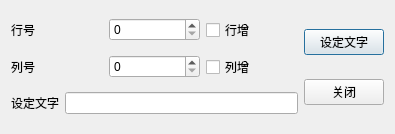
<?xml version="1.0" encoding="UTF-8"?>
<ui version="4.0">
 <class>QWDialogLocate</class>
 <widget class="QDialog" name="QWDialogLocate">
  <property name="geometry">
   <rect>
    <x>0</x>
    <y>0</y>
    <width>395</width>
    <height>134</height>
   </rect>
  </property>
  <property name="windowTitle">
   <string>Dialog</string>
  </property>
  <layout class="QHBoxLayout" name="horizontalLayout_4">
   <item>
    <layout class="QVBoxLayout" name="verticalLayout">
     <item>
      <layout class="QHBoxLayout" name="horizontalLayout">
       <item>
        <widget class="QLabel" name="label">
         <property name="text">
          <string>行号</string>
         </property>
        </widget>
       </item>
       <item>
        <widget class="QSpinBox" name="spinBox_row"/>
       </item>
       <item>
        <widget class="QCheckBox" name="checkBox_row">
         <property name="text">
          <string>行增</string>
         </property>
        </widget>
       </item>
      </layout>
     </item>
     <item>
      <layout class="QHBoxLayout" name="horizontalLayout_2">
       <item>
        <widget class="QLabel" name="label_2">
         <property name="text">
          <string>列号</string>
         </property>
        </widget>
       </item>
       <item>
        <widget class="QSpinBox" name="spinBox_column"/>
       </item>
       <item>
        <widget class="QCheckBox" name="checkBox_column">
         <property name="text">
          <string>列增</string>
         </property>
        </widget>
       </item>
      </layout>
     </item>
     <item>
      <layout class="QHBoxLayout" name="horizontalLayout_3">
       <item>
        <widget class="QLabel" name="label_3">
         <property name="text">
          <string>设定文字</string>
         </property>
        </widget>
       </item>
       <item>
        <widget class="QLineEdit" name="lineEdit"/>
       </item>
      </layout>
     </item>
    </layout>
   </item>
   <item>
    <layout class="QVBoxLayout" name="verticalLayout_2">
     <item>
      <widget class="QPushButton" name="pushButton_set">
       <property name="text">
        <string>设定文字</string>
       </property>
      </widget>
     </item>
     <item>
      <widget class="QPushButton" name="pushButton_close">
       <property name="text">
        <string>关闭</string>
       </property>
      </widget>
     </item>
    </layout>
   </item>
  </layout>
 </widget>
 <resources/>
 <connections>
  <connection>
   <sender>pushButton_close</sender>
   <signal>clicked()</signal>
   <receiver>QWDialogLocate</receiver>
   <slot>close()</slot>
   <hints>
    <hint type="sourcelabel">
     <x>347</x>
     <y>90</y>
    </hint>
    <hint type="destinationlabel">
     <x>197</x>
     <y>66</y>
    </hint>
   </hints>
  </connection>
 </connections>
</ui>
